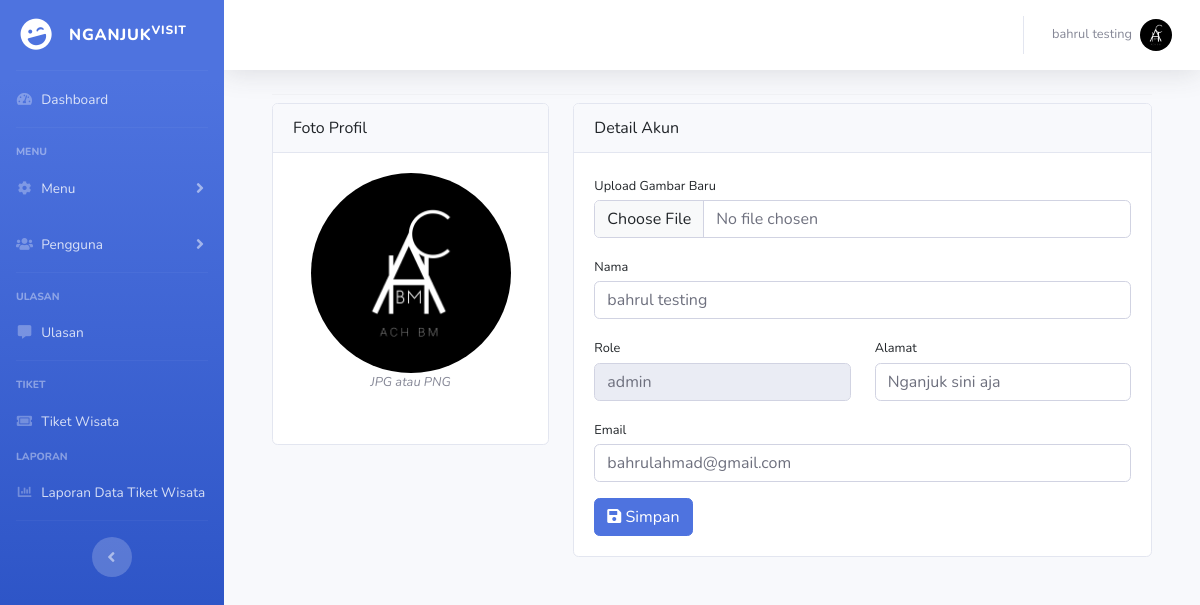
/admin/admin_profile.php (signed in), run on an earlier commit of the app's database.
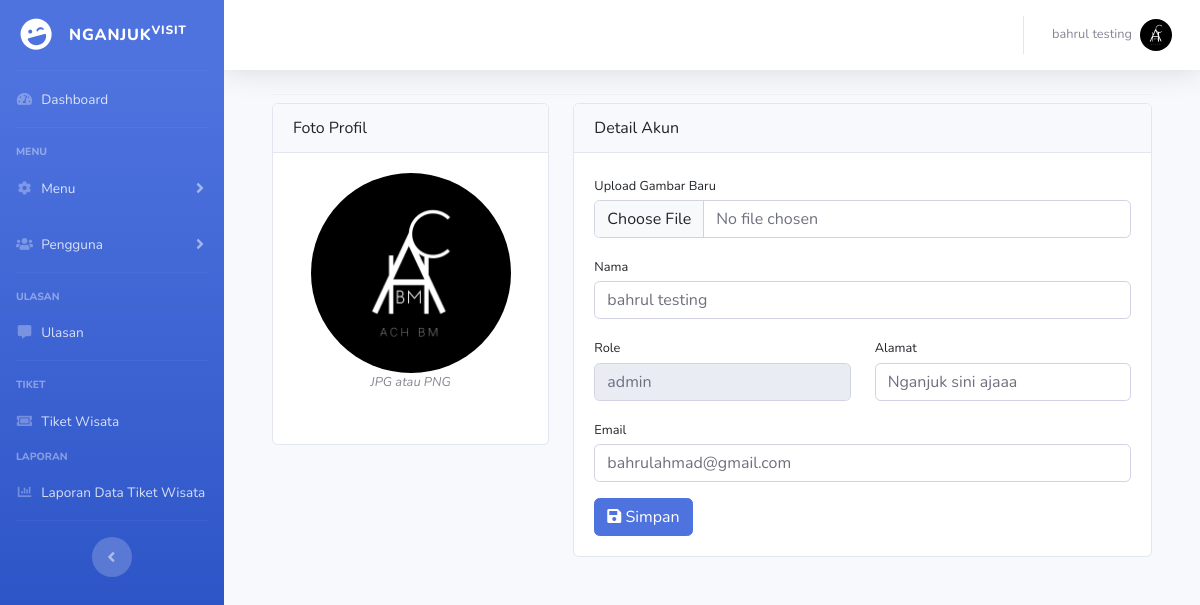
And on a later commit of the database.
### tables this page shows
CREATE TABLE `user` (
  `id_user` int(12) NOT NULL,
  `email` varchar(255) NOT NULL,
  `nama` varchar(255) NOT NULL,
  `role` enum('admin','pengelola','user') NOT NULL,
  `password` varchar(255) NOT NULL,
  `alamat` varchar(255) NOT NULL,
  `gambar` varchar(255) DEFAULT NULL,
  `kode_otp` varchar(50) DEFAULT NULL,
  `expired_otp` datetime DEFAULT NULL,
  `status` enum('active','inactive') NOT NULL DEFAULT 'active',
  `ket_wisata` varchar(200) DEFAULT NULL,
  `no_hp` varchar(50) DEFAULT NULL,
  `token` varchar(255) NOT NULL,
  `expired_token` datetime DEFAULT NULL
);

### admin/profile.php (the view, shortened to what this page needs)
<?php
$conn = $koneksi;
$id_user = $_SESSION['user_id'];
$sql = "SELECT email, nama, role, alamat, gambar FROM user WHERE id_user = ?";
$stm = $conn->prepare($sql);
$stm->bind_param("i", $id_user);
$stm->execute();
$result = $stm->get_result();
$user = $result->fetch_assoc();
$gambar_profil = !empty($user['gambar']) ? "../public/gambar/" . $user['gambar'] : "../public/gambar/avatar_profile.jpg";
?>
<div class="container-fluid">
    <div class="container-xl px-4 mt-4">
        <hr class="mt-0 mb-2">
        <div class="row">
            <div class="col-xl-4">
                <div class="card mb-4 mb-xl-0">
                    <div class="card-header">Foto Profil</div>
                    <div class="card-body text-center mb-2">
                        <img class="img-account-profile img-fluid rounded-circle w-100"
                            src="<?= htmlspecialchars($gambar_profil) ?>"
                            alt="Foto Profil" style="max-width: 200px; height: auto;">
                        <div class="small font-italic text-muted mb-4">JPG atau PNG</div>
                    </div>
                </div>
            </div>
            <div class="col-xl-8">
                <div class="card mb-4">
                    <div class="card-header">Detail Akun</div>
                    <div class="card-body">
                        <form method="post" action="../controllers/edit_profile.php" enctype="multipart/form-data">
                            <div class="mb-3">
                                <label class="small mb-1" id="inputFoto">Upload Gambar Baru</label>
                                <input type="file" name="foto" class="form-control mb-3" accept="image/*">
                            </div>
                            <div class="mb-3">
                                <label class="small mb-1" for="inputName">Nama</label>
                                <input class="form-control" id="inputName" type="text" name="name" value="<?= htmlspecialchars($user['nama']) ?>" required>
                            </div>
                            <div class="row gx-3 mb-3">
                                <div class="col-md-6">
                                    <label class="small mb-1" for="inputRole">Role</label>
                                    <input class="form-control" id="inputRole" type="text" name="role" value="<?= htmlspecialchars($user['role']) ?>" readonly required>
                                </div>
                                <div class="col-md-6">
                                    <label class="small mb-1" for="inputAlamat">Alamat</label>
                                    <input class="form-control" id="inputAlamat" type="text" name="alamat" value="<?= htmlspecialchars($user['alamat']) ?>" required>
                                </div>
                            </div>
                            <div class="mb-3">
                                <label class="small mb-1" for="inputEmailAddress">Email</label>
                                <input class="form-control" id="inputEmailAddress" type="email" name="email" value="<?= htmlspecialchars($user['email']) ?>" required>
                            </div>
                            <button class="btn btn-primary" type="submit">
                                <i class="fas fa-save"></i> Simpan
                            </button>
                        </form>
                    </div>
                </div>
            </div>
        </div>
    </div>
</div>

### admin/admin_profile.php (shortened to what this page needs)
<!DOCTYPE html>
<html lang="en">
<head>
    <link rel="stylesheet" href="../bootstrap/css/bootstrap.css">
    <link href="../vendor/fontawesome-free/css/all.min.css" rel="stylesheet" type="text/css">
    <link href="../vendor/css/sb-admin-2.min.css" rel="stylesheet">
</head>
<body id="page-top">
    <div id="wrapper">
        <?php include("sidebar.php"); ?>
        <div id="content-wrapper" class="d-flex flex-column">
            <div id="content">
                <?php include("nav.php"); ?>
                <?php include("profile.php"); ?>
            </div>
        </div>
    </div>
</body>
</html>

### admin/sidebar.php (shortened to what this page needs)
<ul class="navbar-nav bg-gradient-primary sidebar sidebar-dark accordion" id="accordionSidebar">
    <a class="sidebar-brand d-flex align-items-center justify-content-center" href="index.php">
        <div class="sidebar-brand-icon rotate-n-15">
            <i class="fas fa-laugh-wink"></i>
        </div>
        <div class="sidebar-brand-text mx-3">Nganjuk<sup>Visit</sup></div>
    </a>
    <hr class="sidebar-divider my-0">
    <li class="nav-item">
        <a class="nav-link" href="index.php">
            <i class="fas fa-fw fa-tachometer-alt"></i>
            <span>Dashboard</span></a>
    </li>
    <hr class="sidebar-divider">
    <div class="sidebar-heading">
        Menu
    </div>
    <li class="nav-item">
        <a class="nav-link collapsed" href="#" data-toggle="collapse" data-target="#collapseTwo"
            aria-expanded="true" aria-controls="collapseTwo">
            <i class="fas fa-fw fa-cog"></i>
            <span>Menu</span>
        </a>
    </li>
    <li class="nav-item">
        <a class="nav-link collapsed" href="#" data-toggle="collapse" data-target="#collapseUtilities"
            aria-expanded="true" aria-controls="collapseUtilities">
            <i class="fas fa-fw fa-users"></i>
            <span>Pengguna</span>
        </a>
    </li>
    <hr class="sidebar-divider">
    <div class="sidebar-heading">
        Ulasan
    </div>
    <li class="nav-item">
        <a class="nav-link" href="admin_ulasan.php">
            <i class="fas fa-fw fa-comment-alt"></i>
            <span>Ulasan</span></a>
    </li>
    <hr class="sidebar-divider">
    <div class="sidebar-heading">
        Tiket
    </div>
    <li class="nav-item">
        <a class="nav-link" href="admin_boking_tiket.php">
            <i class="fas fa-fw fa-ticket-alt"></i>
            <span>Tiket Wisata</span></a>
    </li>
    <div class="sidebar-heading">
        Laporan
    </div>
    <li class="nav-item">
        <a class="nav-link" href="admin_laporan_tiket.php">
            <i class="fas fa-fw fa-chart-bar"></i>
            <span>Laporan Data Tiket Wisata</span></a>
    </li>
    <hr class="sidebar-divider d-none d-md-block">
    <div class="text-center d-none d-md-inline">
        <button class="rounded-circle border-0" id="sidebarToggle"></button>
    </div>
</ul>

### admin/nav.php (shortened to what this page needs)
<?php
include("../koneksi.php");
$conn = $koneksi;
$id_user = $_SESSION['user_id'];
$sql = "SELECT nama, gambar FROM user WHERE id_user = ?";
$stmt = $conn->prepare($sql);
$stmt->bind_param("i", $id_user);
$stmt->execute();
$result = $stmt->get_result();
$user = $result->fetch_assoc();
$nama_ya = $user['nama'];
$gambar_profil = !empty($user['gambar']) ? "../public/gambar/" . $user['gambar'] : "../public/gambar/avatar_profile.jpg";
$gambar_profil .= '?v=' . time();
?>
<nav class="navbar navbar-expand navbar-light bg-white topbar mb-4 static-top shadow">
    <ul class="navbar-nav ml-auto">
        <li class="nav-item dropdown no-arrow">
            <a class="nav-link dropdown-toggle" href="#" id="userDropdown" role="button"
                data-toggle="dropdown" aria-haspopup="true" aria-expanded="false">
                <span class="mr-2 d-none d-lg-inline text-gray-600 small"><?= htmlspecialchars($nama_ya); ?></span>
                <img id="profileNavImage" class="img-profile rounded-circle" src="<?= htmlspecialchars($gambar_profil); ?>" alt="Foto Profil">
            </a>
        </li>
    </ul>
</nav>

What changed in the data, as far as the page shows it:
changed user "bahrul testing": alamat "Nganjuk sini aja" → "Nganjuk sini ajaaa"
